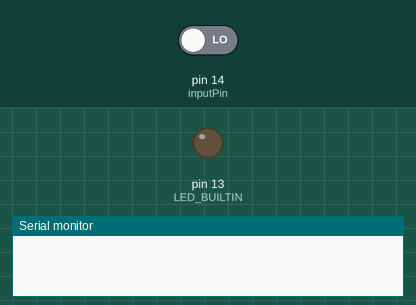
Recording of a sketch running on a simulated Arduino Uno, built with avr-gcc and run on an emulated ATmega328P. Parts: output pins drawn as LEDs (lit = HIGH), the last lines printed to the serial monitor. The test bench sets the inputs (shaded band); at power-on: pin 14 (inputPin) LOW.

Above: at 1.2 s.
1.3 s: pin 14 (inputPin) driven HIGH
At 2.3 s:
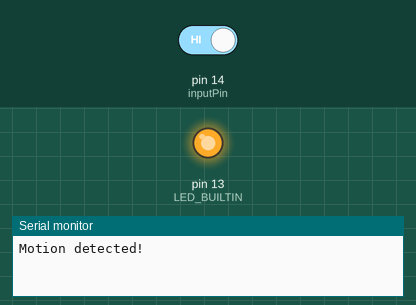
2.8 s: pin 14 (inputPin) driven LOW
At 3.5 s:
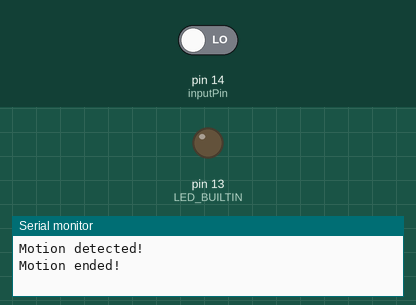
Timing chart, 0 to 5.8 s (numbered marks = the images above; inputs shaded):
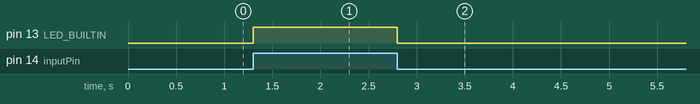

The sketch:

PIR_TEST.ino
```cpp
/*
  Autor: Edgar Cano
  Rev: 10/04/2024
*/
int inputPin = 14;               // PIR sensor
int pirState = LOW;             // al empezar se asume que NO hay movimiento detectado
int val = 0;                    // variable para lectura del estado del pin

void setup() {
  pinMode(LED_BUILTIN, OUTPUT);
  pinMode(inputPin, INPUT);
  Serial.begin(9600);
}

void loop(){
  val = digitalRead(inputPin);  // lectura del PIR
  if (val == HIGH) {            // si esta en alto
    digitalWrite(LED_BUILTIN, HIGH);  // LED ON
    if (pirState == LOW) {
      // acabamos de encender
      Serial.println("Motion detected!");
      // imprimir en el cambio de la salida, no del estado.
      pirState = HIGH;
    }
  } else {
    digitalWrite(LED_BUILTIN, LOW); // LED OFF
    if (pirState == HIGH){
      // acabamos de apagar
      Serial.println("Motion ended!");
      // imprimir en el cambio de la salida, no en el estado
      pirState = LOW;
    }
  }
}
```

Measured:
- after the input at 1.3 s, pin 13 (LED_BUILTIN): LOW → HIGH at once
- after the input at 2.8 s, pin 13 (LED_BUILTIN): HIGH → LOW at once
